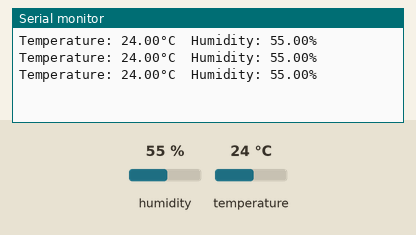
This sketch was run on a simulated Arduino Uno, built with avr-gcc and run on an emulated ATmega328P. Parts: the last lines printed to the serial monitor. Inputs (shaded band) come from the test bench; at power-on: humidity 55 %, temperature 24 °C.

Above: at 2.8 s.
2.9 s: humidity set to 22 %
At 5.5 s:
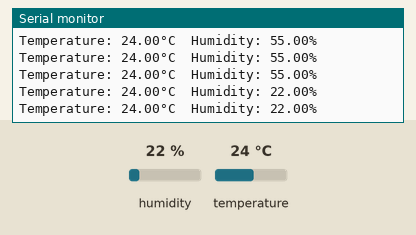
5.6 s: temperature set to 12 °C
At 6.4 s:
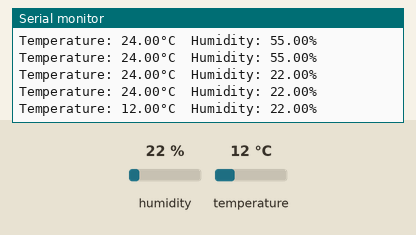
8.3 s: humidity set to 40 %
At 9.7 s:
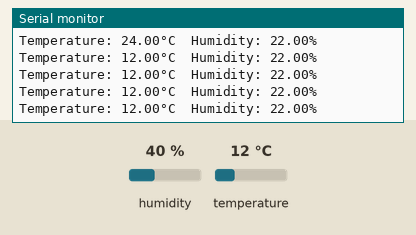
Timing chart, 0 to 11.3 s (numbered marks = the images above; inputs shaded):
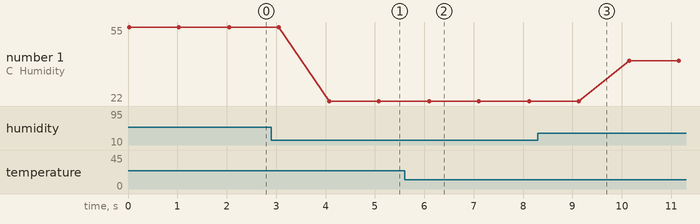

Measured:
- after the input at 2.9 s, the serial monitor: prints a new line after 1.2 s (image 1)
- after the input at 5.6 s, the serial monitor: prints a new line after 0.50 s (image 2)
- plotted number 1: 55 → 22 after the input at 2.9 s, 22 → 40 after the input at 8.3 s

The sketch:

DHT.ino
```cpp
#include <DHT.h>

#define DHTPIN 2          // DHT sensörünün DATA pinin bağlı olduğu yer
#define DHTTYPE DHT11     // Sensör tipini belirtiyorz (DHT11 mi DHT22 mi)

DHT dht(DHTPIN, DHTTYPE); // Burada DHT class'ından dht nesnesi oluşturup pini ve çeşidini veriyoruz

void setup() {
  Serial.begin(9600);
  dht.begin();           // Sensörü başlattığımız yer
}

void loop() {
  float temperature = dht.readTemperature(); // Sıcaklık °C ölçümünü yapar Celcius cinsinden
  float humidity = dht.readHumidity();       // Nem % ölçmünü yapar yüzdelik şekilde

  // Eğer okuma başarısız olursa NaN döner, bu kontrol edilir (Kontrol noktası)
  if (isnan(temperature) || isnan(humidity)) {
    Serial.println("DHT sensöründen veri alınamadı!");
  } else { //Direkt burada yazımı yaparız
    Serial.print("Temperature: ");
    Serial.print(temperature);
    Serial.print("°C\tHumidity: ");
    Serial.print(humidity);
    Serial.println("%");
  }

  delay(1000); // 1 saniye bekle
}
```
